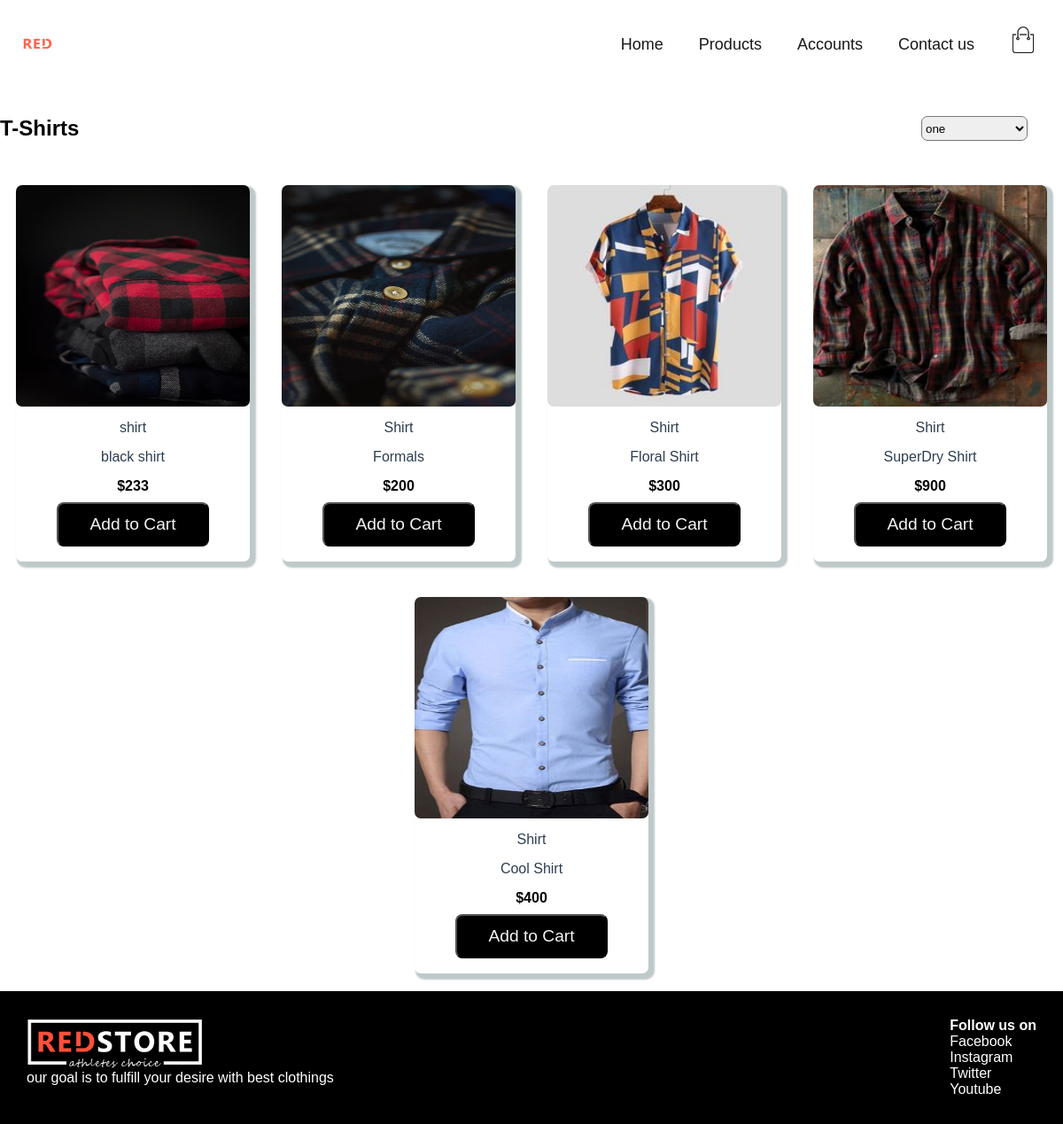
/shirt/, run on the app's committed database.
### shopping/models.py (models this page shows, shortened)
class Product(models.Model):
    name = models.CharField(max_length=25)
    price = models.IntegerField()
    title = models.CharField(max_length=200)
    options = (
        ('shirt-category','shirts'),
        ('Tshirt-category','T-shirts'),
        ('pant-category','Pants'),
        ('Hoodie-category','Hoodies'),
        ('Shoes-category','Shoes'),
    )
    category = models.CharField(null=True,blank=False,choices=options,max_length=40)
    image = models.ImageField(blank=True,null=True)
    def imageURL(self):
        try:
            image = self.image.url
            return image
        except:
            image = ''
            return image

### shopping/views.py (the view)
# urls.py: path("shirt/",views.Shirt,name="shirt"),
def Shirt(request):
    product = Product.objects.filter(category = "shirt-category")
    context = {'products':product}
    return render(request,"shopping/tshirt.html",context)

### shopping/templates/shopping/tshirt.html (shortened to what this page needs)
{% extends "shopping/main.html"%}
{% block content %}
{% load static %}
<!DOCTYPE html>
<html>
    <head>
        <link rel="stylesheet" href="{% static 'css/style.css' %}">
    </head>
    <body>
        <header class="new-background">
            <nav>
                <div class="container">
                    <div class="logo">
                        <img src="{% static 'images/logo-white.png' %}" alt="">
                    </div>
                    <div class="menu">
                        <ul id="menu-icon">
                            <li><a href="{% url 'home' %}">Home</a></li>
                            <li><a href="">Products</a></li>
                            <li><a href="">Accounts</a></li>
                            <li><a href="">Contact us</a></li>
                        </ul>
                        <a href="{% url 'cart' %}" class="cart-logo"><img src="{% static 'images/cart.png' %}" alt=""></a>
                    </div>
                </div>
            </nav>
        </header>
       <div class="text-4">
           <h2>T-Shirts</h2>
           <select name="" id="">
               <option value="">one</option>
           </select>
       </div>
       <div class="container-5">
            <div class="mini-container">
                    {% for product in products %}
                    <div class="product-item">
                        <a href="" class="product"><img src="{{product.imageURL}}" alt=""></a>
                        <div class="product-info">
                            <span class="productname">{{product.name}}</span>
                            <span class="producttitle">{{product.title}}</span>
                            <span class="pricetag">${{product.price}}</span>
                            <a href="/detail/{{product.id}}" > <button class="add">Add to Cart</button></a>
                        </div>
                    </div>
                    {% endfor %}
            </div>
        </div>
        <footer>
            <div class="footer-main">
                <div class="logo">
                    <img src="images/logo-white.png" alt="">
                    <p>our goal is to fulfill your desire with best clothings</p>
                </div>
                <div class="socialmedia">
                    <h4>Follow us on</h4>
                    <ul>
                    <li><a href="">Facebook</a></li>
                    <li><a href="">Instagram</a></li>
                    <li><a href="">Twitter</a></li>
                    <li><a href="">Youtube</a></li>
                    </ul>
                </div>
            </div>
        </footer>
    </body>
</html>
{% endblock %}

### shopping/templates/shopping/main.html (shortened to what this page needs)
<html>
    <head>
    </head>
    <body>
        {% block content%}
        {% endblock content%}
    </body>
</html>

### static/css/style.css (style rules this page uses)
* { margin: 0; padding: 0; box-sizing: border-box; }
body { font-family: 'Poppins', sans-serif; }
a { text-decoration: none; }
nav { width: 100%; background: white ; opacity: 0.9; }
.container { display: flex; padding: 20px; justify-content: space-between; width: 100%; align-items: center; flex-wrap: nowrap; }
.cart-logo img { width: 30px; height: 30px; }
.cart-logo { display: inline-block; background: white; }
.menu { display: flex; padding: 10px; }
.menu ul { display: flex; margin-right: 20px; margin-left: 20px; }
.menu ul li { list-style: none; margin: 10px; }
.menu ul li a { color: black; padding: 10px; font-size: 18px; text-decoration: none; }
.logo img { width: 100px; height: auto; }
footer { background: black; color: white; margin-bottom: 0px; }
.footer-main .logo img { width:200px; }
.footer-main { display: flex; justify-content: space-between; padding: 30px; }
.socialmedia ul li { list-style: none; }
.socialmedia ul li a { color: white; }
.container-5 { width: 100%; }
.product-item { height: 425px; flex-basis: 22%; margin: 20px auto; box-shadow: 4px 4px 2px 3px #BFC9CA; border-radius: 7px ; }
.product { display: inline-block; }
.product-info span { display: block; text-align: center; }
.mini-container { margin: 0; padding: 0; display: flex; justify-content: flex-start; flex-wrap: wrap; }
.product img { width: 100%; height: 250px; border-radius: 7px ; }
.product-info button { display: block; background: black ; height: 35px; width: 130px; margin: 15px auto ; color: whitesmoke; border-radius: 8px; padding: 9px; }
.text-4 { display: flex; justify-content: space-between; margin: 30px 0; }
.text-4 select { width: 120px; margin: 0 40px; border-radius: 7px; outline: none; }
.child .description span,p { display: block; width: 100%; }
.product-item .product { width: 100%; }
.product-info .productname,.producttitle { margin: 15px 0; color: #2C3E50 ; font-weight: 500; }
.product-info .add { width: 65% ; height: 50px; font-size: larger; margin: 9px auto; }
.pricetag { font-weight: bolder; color: black; }

### data on the page
Product: imageURL (picture), name "shirt", title "black shirt", price "233"
Product: imageURL (picture), name "Shirt", title "Formals", price "200"
Product: imageURL (picture), name "Shirt", title "Floral Shirt", price "300"
Product: imageURL (picture), name "Shirt", title "SuperDry Shirt", price "900"
Product: imageURL (picture), name "Shirt", title "Cool Shirt", price "400"
